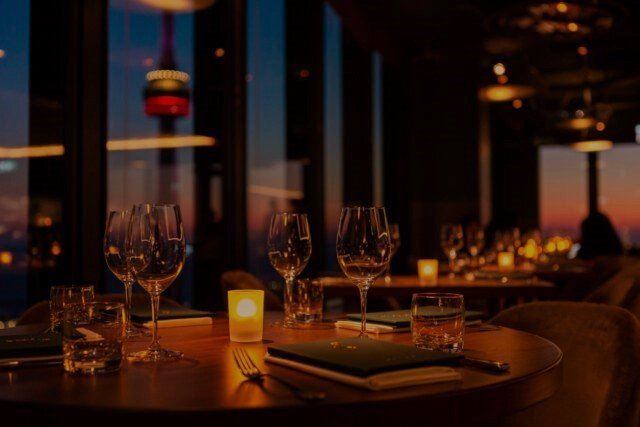
#> input picture image1.jpg, 640 x 427 px
$ python test2.py
#> lines starting #> are read from the running program, lines starting #| are printed output that depends on the picture
import cv2
import numpy as np
import matplotlib.pyplot as plt

# Đọc hình ảnh
image = cv2.imread('image1.jpg', cv2.IMREAD_GRAYSCALE)
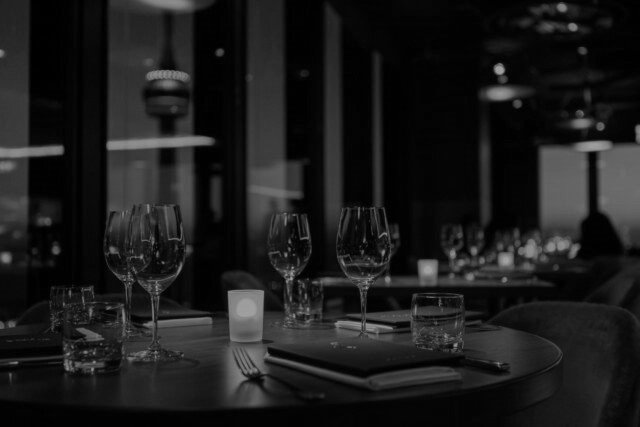
#> image: shape (427, 640); min 0, max 167, mean 28

# Nhập giá trị cho size (kích thước kernel)
size = 5

# Định nghĩa kernel Gaussian với kích thước size và sigma = 1.0
sigma = 1.0
kernel_size = (size, size)
gaussian_kernel = cv2.getGaussianKernel(size, sigma)
gaussian_kernel = np.outer(gaussian_kernel, gaussian_kernel)

# Kích thước hình ảnh và kernel
image_height, image_width = image.shape
#> image_height = 427; image_width = 640
kernel_height, kernel_width = gaussian_kernel.shape

# Tạo ma trận kết quả (không khởi tạo giá trị ban đầu)
result = np.zeros((image_height - kernel_height + 1, image_width - kernel_width + 1), dtype=np.uint8)

# Thực hiện smoothing bằng tích chập
for i in range(result.shape[0]):
    for j in range(result.shape[1]):
        sub_matrix = image[i:i + kernel_height, j:j + kernel_width]
        total = np.sum(sub_matrix * gaussian_kernel)
        result[i, j] = np.uint8(total)
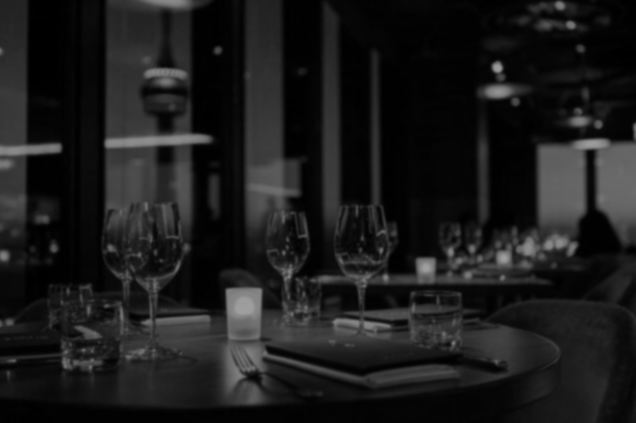
#> result: shape (423, 636); min 0, max 160, mean 27.6

# Hiển thị hình ảnh kết quả
plt.figure(figsize=(12, 6))

plt.subplot(121)
plt.imshow(image, cmap='gray')
plt.title('Hình ảnh gốc')

plt.subplot(122)
plt.imshow(result, cmap='gray')
plt.title('Hình ảnh sau tương quan không gian')

plt.show()
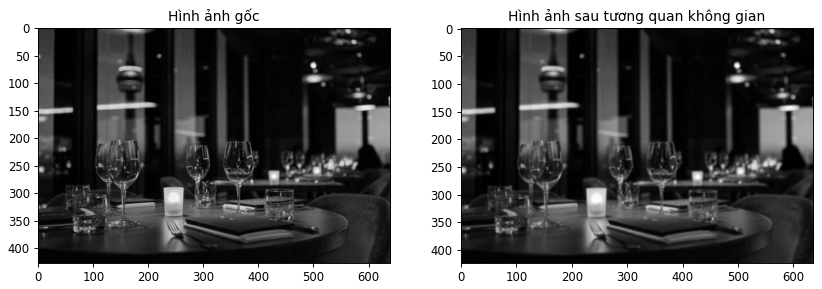
#> figure drawn by matplotlib, 2 panels
